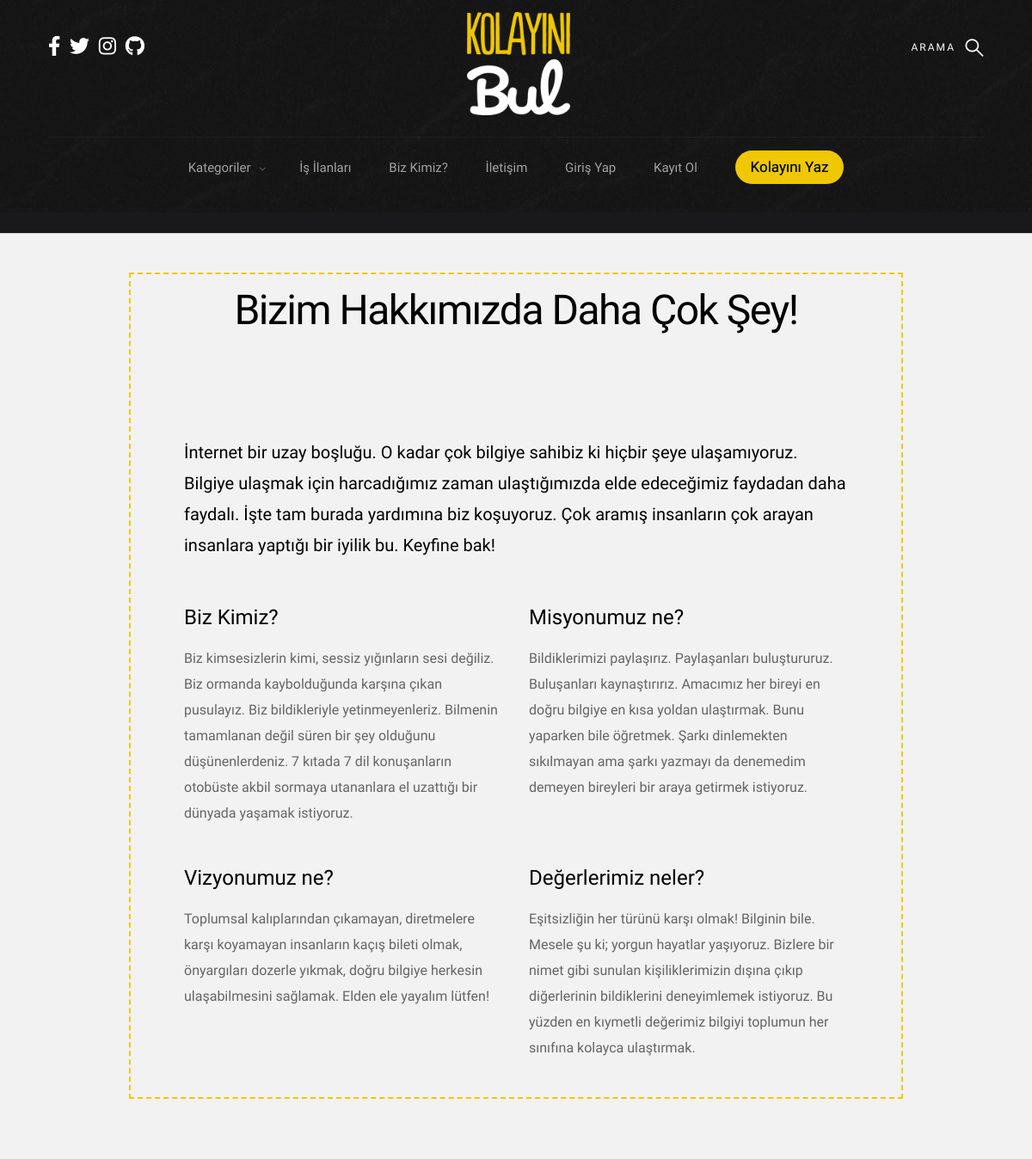
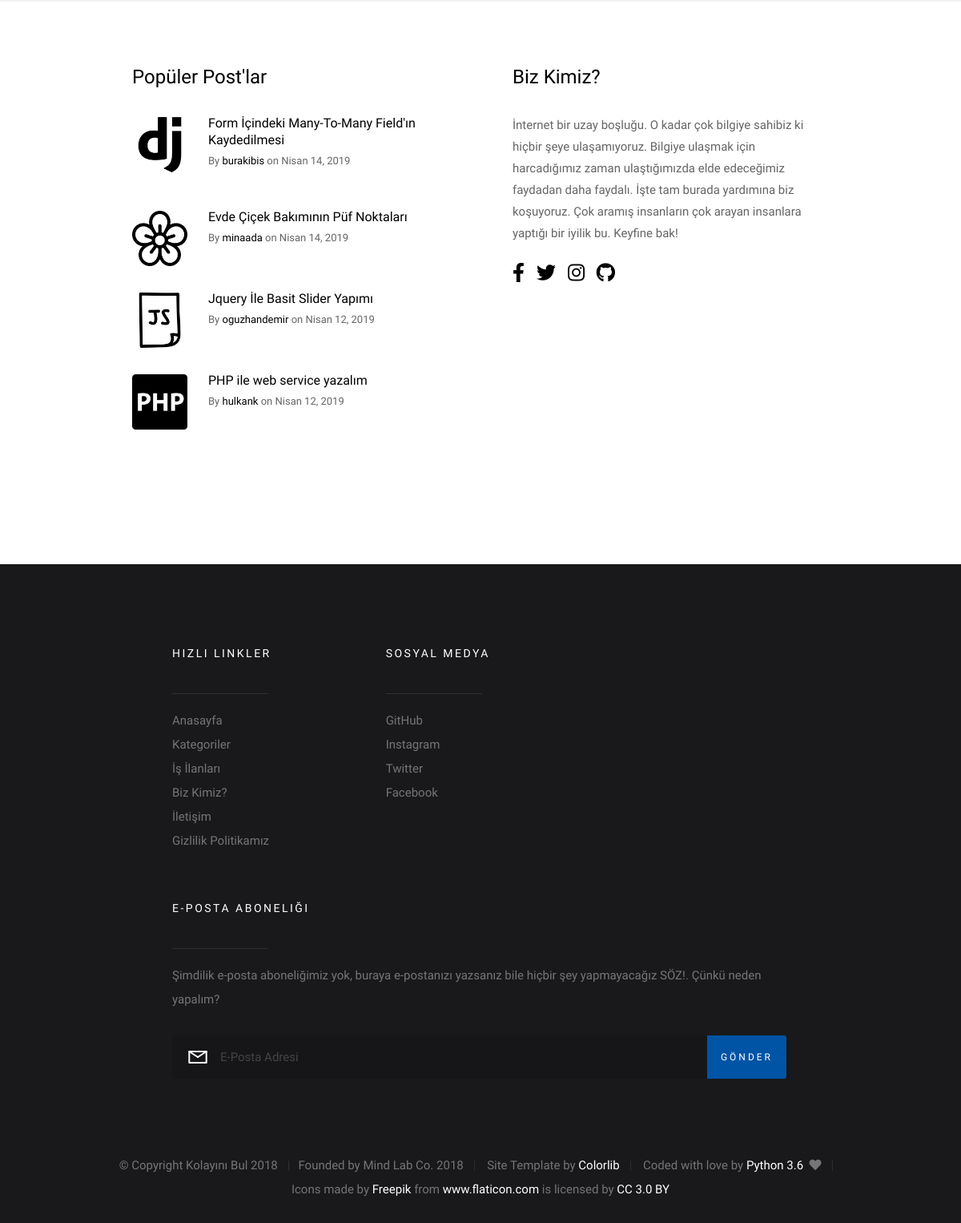
The app's page /about_us/ with its own data (2 pictures, top to bottom).
### blog/models.py (models this page shows, shortened)
class Post(models.Model):
    author = models.ForeignKey("auth.User", on_delete=models.CASCADE, verbose_name="Yazar")
    category = models.ForeignKey("Category", on_delete=models.CASCADE, verbose_name="Kategori Adı")
    sub_category = models.ForeignKey("SubCategory", on_delete=models.CASCADE, verbose_name="Alt Kategori Adı",
                                     related_name="sub_category")
    title = models.CharField(max_length=50, verbose_name="Post Başlığı")
    slug = models.SlugField(max_length=55, blank=True, null=True)
    description = RichTextField(max_length=100000, null=False, verbose_name="Açıklama")
    image = models.ImageField(upload_to='story_images/', null=True, blank=True,
                              default='')
    created_date = models.DateTimeField(auto_now_add=True, verbose_name="Created Date")
    updated_date = models.DateTimeField(blank=True, null=True, verbose_name="Updated Date")
    verified_date = models.DateTimeField(auto_now_add=True, verbose_name="Verified Date")
    sources = models.CharField(max_length=250, verbose_name="Kaynak", blank=True, null=True)
    STATUS_DRAFT = 1
    STATUS_PUBLISHED = 2
    STATUS_ARCHIVED = 3
    STATUS_DEACTIVATED = 4
    STATUS_WAITING_APPROVAL = 5
    STATUSES = (
        (STATUS_DRAFT, 'Taslak'),
        (STATUS_PUBLISHED, 'Yayında'),
        (STATUS_ARCHIVED, 'Arşivlendi'),
        (STATUS_DEACTIVATED, 'Kaldırıldı'),
        (STATUS_WAITING_APPROVAL, "Onay Bekliyor")
    )
    active_post = models.SmallIntegerField(choices=STATUSES, default=5)
    LOCATION_BIG = 1
    LOCATION_SMALL1 = 2
    LOCATION_SMALL2 = 3
    LOCATION_OTHER = 4
    LOCATION = (
        (LOCATION_BIG, 'Big Box'),
        (LOCATION_SMALL1, 'First Small Box'),
        (LOCATION_SMALL2, 'Second Small Box'),
        (LOCATION_OTHER, 'Other'),
    )
    page_header_content = models.SmallIntegerField(choices=LOCATION, default=4)
    tag = models.ManyToManyField(SubCategory, default=sub_category)

class SubCategory(models.Model):
    category_name = models.ForeignKey(Category, on_delete=models.CASCADE, null=True, related_name='subcategories')
    sub_category_name = models.CharField(max_length=50, verbose_name="Sub-Category Name")
    slug = models.SlugField(max_length=55, blank=True, null=True)
    sub_category_image = models.FileField(upload_to='sub_category_images/', null=True, blank=True)
    def __str__(self):
        return "{sub_category_name}".format(sub_category_name=self.sub_category_name)

### base_pages/views.py (the view)
# urls.py: path('about_us/', base_pages_view.about, name="about_us"),
def about(request):
    return render(request, "help_pages/about_us.html")

### base_pages/views.py (called while the page is built)
def categories(request):
    categories = Category.objects.all()
    context = {
        "categories": categories,
    }
    return context

def footerpost(request):
    footer_post = Post.objects.filter(active_post="2").order_by('-created_date')
    context = {
        "footer_post": footer_post,
    }
    return context

def big_box(request):
    try:
        big_box = Post.objects.get(page_header_content=1)
    except Post.DoesNotExist:
        big_box = None
    context = {
        "big_box": big_box,
    }
    return context

def second_box(request):
    try:
        second_box = Post.objects.get(page_header_content=2)
    except Post.DoesNotExist:
        second_box = None
    context = {
        "second_box": second_box,
    }
    return context

def third_box(request):
    try:
        third_box = Post.objects.get(page_header_content=3)
    except Post.DoesNotExist:
        third_box = None
    context = {
        "third_box": third_box,
    }
    return context

### blog/templatetags/my_filters.py (called while the page is built)
@register.filter()
def upfirstletter(value):
    first = value[0] if len(value) > 0 else ''
    remaining = value[1:] if len(value) > 1 else ''
    return first.upper() + remaining

### templates/help_pages/about_us.html (shortened to what this page needs)
{% extends "base/layout.html" %}
{% load static %}
{% block body %}
    <section class="s-content s-content--narrow">
        <hr>
        <br>
        <div class="row" style="border: #EFC702 dashed 2px;padding: 12px">
            <div class="s-content__header col-full">
                <h1 class="s-content__header-title">
                    Bizim Hakkımızda Daha Çok Şey!
                </h1>
            </div>
            <div class="col-full s-content__main">
                <p class="lead">İnternet bir uzay boşluğu. O kadar çok bilgiye sahibiz ki hiçbir şeye ulaşamıyoruz.
                    Bilgiye ulaşmak için harcadığımız zaman ulaştığımızda elde edeceğimiz faydadan daha faydalı. İşte
                    tam burada yardımına biz koşuyoruz. Çok aramış insanların çok arayan insanlara yaptığı bir iyilik
                    bu. Keyfine bak!</p>
                <div class="row block-1-2 block-tab-full">
                    <div class="col-block">
                        <h3 class="quarter-top-margin">Biz Kimiz?</h3>
                        <p>Biz kimsesizlerin kimi, sessiz yığınların sesi değiliz. Biz ormanda kaybolduğunda karşına
                            çıkan pusulayız. Biz bildikleriyle yetinmeyenleriz. Bilmenin tamamlanan değil süren bir şey
                            olduğunu düşünenlerdeniz. 7 kıtada 7 dil konuşanların otobüste akbil sormaya utananlara el
                            uzattığı bir dünyada yaşamak istiyoruz.</p>
                    </div>
                    <div class="col-block">
                        <h3 class="quarter-top-margin">Misyonumuz ne?</h3>
                        <p>
                            Bildiklerimizi paylaşırız. Paylaşanları buluştururuz. Buluşanları kaynaştırırız. Amacımız
                            her bireyi en doğru bilgiye en kısa yoldan ulaştırmak. Bunu yaparken bile öğretmek. Şarkı
                            dinlemekten sıkılmayan ama şarkı yazmayı da denemedim demeyen bireyleri bir araya getirmek
                            istiyoruz.
                        </p>
                    </div>
                    <div class="col-block">
                        <h3 class="quarter-top-margin">Vizyonumuz ne?</h3>
                        <p>Toplumsal kalıplarından çıkamayan, diretmelere karşı koyamayan insanların kaçış bileti olmak,
                            önyargıları dozerle yıkmak, doğru bilgiye herkesin ulaşabilmesini sağlamak. Elden ele
                            yayalım lütfen!</p>
                    </div>
                    <div class="col-block">
                        <h3 class="quarter-top-margin">Değerlerimiz neler?</h3>
                        <p>Eşitsizliğin her türünü karşı olmak! Bilginin bile. Mesele şu ki; yorgun hayatlar
                            yaşıyoruz. Bizlere bir nimet gibi sunulan kişiliklerimizin dışına çıkıp diğerlerinin
                            bildiklerini deneyimlemek istiyoruz. Bu yüzden en kıymetli değerimiz bilgiyi toplumun her
                            sınıfına kolayca ulaştırmak.</p>
                    </div>
                </div>
            </div>
        </div>
    </section>
{% endblock %}

### templates/base/components/s-extra-footer-top.html
{% load static %}
{% load my_filters %}
<section class="s-extra">
    <div class="row top">
        <div class="col-eight md-six tab-full popular">
            <h3>Popüler Post'lar</h3>
            <div class="block-1-2 block-m-full popular__posts">
                {% for post in footer_post|slice:":6" %}
                    <article class="col-block popular__post">
                        <a href="#0" class="popular__thumb">
                            <img src="{{ post.sub_category.sub_category_image.url }}" alt="">
                        </a>
                        <h5><a href="{% url 'posts:detail' slug=post.slug %}">{{ post.title|safe|upfirstletter }}</a></h5>
                        <section class="popular__meta">
                            <span class="popular__author"><span>By</span> <a href="{% url 'user:profile' slug=post.author %}">{{ post.author }}</a></span>
                            <span class="popular__date"><span>on</span> <time
                                    datetime="2017-12-19">{{ post.created_date|date:"F d, Y" }}</time></span>
                        </section>
                    </article>
                {% endfor %}
            </div>
        </div>
        <div class="col-four md-six tab-full about">
            <h3>Biz Kimiz?</h3>
            <p>
                İnternet bir uzay boşluğu. O kadar çok bilgiye sahibiz ki hiçbir şeye ulaşamıyoruz. Bilgiye ulaşmak için
                harcadığımız zaman ulaştığımızda elde edeceğimiz faydadan daha faydalı. İşte tam burada
                yardımına biz koşuyoruz. Çok aramış insanların çok arayan insanlara yaptığı bir iyilik bu. Keyfine bak!
            </p>
            <ul class="about__social">
                <li>
                    <a href="https://www.facebook.com/kolayinibul/" target="_blank"><i class="fab fa-facebook-f"></i></a>
                </li>
                <li>
                    <a href="https://twitter.com/kolayinibul" target="_blank"><i class="fab fa-twitter"></i></a>
                </li>
                <li>
                    <a href="https://www.instagram.com/kolayinibul" target="_blank"><i class="fab fa-instagram"></i></a>
                </li>
                <li>
                    <a href="https://github.com/mindlabcore" target="_blank"><i class="fab fa-github"></i></a>
                </li>
            </ul>
        </div>
    </div>
</section>

### static/css/base.css (style rules this page uses)
body { margin: 0; }
article, aside, footer, header, nav, section { display: block; }
h1 { font-size: 2em; margin: 0.67em 0; }
hr { box-sizing: content-box; height: 0; overflow: visible; }
a { background-color: transparent; -webkit-text-decoration-skip: objects; }
img { border-style: none; }
*, *::before, *::after { box-sizing: inherit; }
body { font-weight: normal; line-height: 1; word-wrap: break-word; text-rendering: optimizeLegibility; -webkit-overflow-scrolling: touch; -webkit-text-size-adjust: none; }
body, input, button { -moz-osx-font-smoothing: grayscale; -webkit-font-smoothing: antialiased; }
img, video { max-width: 100%; height: auto; }
div, dl, dt, dd, ul, ol, li, h1, h2, h3, h4, h5, h6, pre, form, p, blockquote, th, td { margin: 0; padding: 0; }
h1, h2, h3, h4, h5, h6 { -webkit-font-smoothing: auto; -webkit-font-smoothing: antialiased; -webkit-font-variant-ligatures: common-ligatures; -moz-font-variant-ligatures: common-ligatures; font-variant-ligatures: common-ligatures; text-rendering: optimizeLegibility; }
em, i { font-style: italic; line-height: inherit; }
ol, ul { list-style: none; }
li { display: block; }
a { text-decoration: none; line-height: inherit; }
a img { border: none; }
.row { width: 94%; max-width: 1200px; margin: 0 auto; }
.row:after { content: ""; display: table; clear: both; }
.row .row { width: auto; max-width: none; margin-left: -20px; margin-right: -20px; }
[class*="col-"] { float: left; padding: 0 20px; }
.col-four, .col-1-3 { width: 33.33333%; }
.col-eight, .col-2-3 { width: 66.66667%; }
.col-twelve, .col-full { width: 100%; }
@media only screen and (max-width: 1200px) { .row .row { margin-left: -15px; margin-right: -15px; } }
@media only screen and (max-width: 1200px) { [class*="col-"] { padding: 0 15px; } }
@media only screen and (max-width: 1200px) { .md-six, .md-1-2 { width: 50%; } }
[class*="block-"]:after { content: ""; display: table; clear: both; }
.block-1-2 .col-block { width: 50%; }
.block-1-6 .col-block:nth-child(6n + 1), .block-1-5 .col-block:nth-child(5n + 1), .block-1-4 .col-block:nth-child(4n + 1), .block-1-3 .col-block:nth-child(3n + 1), .block-1-2 .col-block:nth-child(2n + 1) { clear: both; }
@media only screen and (max-width: 1200px) { .block-m-full .col-block { width: 100%; clear: both; } }
@media only screen and (max-width: 1200px) { [class*="block-m-"] .col-block:nth-child(n) { clear: none; } }

### records on screen
Post: sub_category.sub_category_image (picture), title|upfirstletter "Form İçindeki Many-To-Many Field'ın Kaydedilmesi", author "burakibis", created_date "Nisan 14, 2019"
Post: sub_category.sub_category_image (picture), title|upfirstletter "Evde Çiçek Bakımının Püf Noktaları", author "minaada", created_date "Nisan 14, 2019"
Post: sub_category.sub_category_image (picture), title|upfirstletter "Jquery İle Basit Slider Yapımı", author "oguzhandemir", created_date "Nisan 12, 2019"
Post: sub_category.sub_category_image (picture), title|upfirstletter "PHP ile web service yazalım", author "hulkank", created_date "Nisan 12, 2019"
